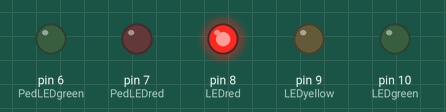
Recording of a sketch running on a simulated Arduino Uno, built with avr-gcc and run on an emulated ATmega328P. Parts: output pins drawn as LEDs (lit = HIGH).

Above: at 2.5 s.
At 6.0 s:
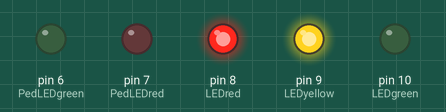
At 12.0 s:
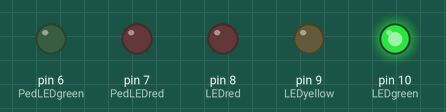
At 18.0 s:
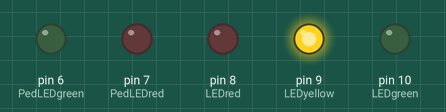
Timing chart, 0 to 24.7 s (numbered marks = the images above):
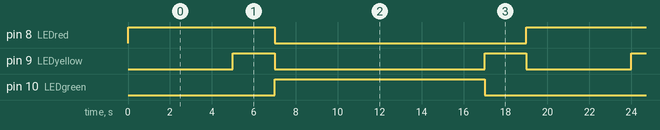

The sketch:

Lyskryss.ino
```cpp
/*
Author: Erik Petersen
Created: 05.02.2019
Rødt 5sek
Rød og gul 2sek
Grønn 10sek
Gul 4sek
*/

int PedLEDgreen = 6;
int PedLEDred = 7;
int LEDred = 8;
int LEDyellow = 9;
int LEDgreen = 10;
int Button = 11;

unsigned long previousMillis; //For å lagre millis
const long Redinterval = 5000;
const long RedYellinterval = 2000;
const long Greeninterval = 10000;
const long Yellowinterval = 2000;
int ledstate = LOW;
int lightstate = 0;
int start = 0;

void setup()
{
pinMode(LEDred, OUTPUT);
pinMode(LEDyellow, OUTPUT);
pinMode(LEDgreen, OUTPUT);
pinMode(PedLEDgreen, OUTPUT);
pinMode(PedLEDred, OUTPUT);


}
void loop(){
unsigned long currentMillis = millis();

if((currentMillis - previousMillis >=Yellowinterval) && (lightstate == 0) || (start == 0)){ //Sjekker om lightstate er 0 og at det gule lyset har hatt sitt intervall


    lightstate = 1;
    start = 1;

digitalWrite(LEDred, HIGH);
digitalWrite(LEDyellow, LOW);
previousMillis = currentMillis;
}
if((currentMillis - previousMillis >=Redinterval) && (lightstate == 1)){ //Sjekker om lightstate er 1 og at det røde lyset har hatt sitt intervall


    lightstate = 2;

digitalWrite(LEDred, HIGH);
digitalWrite(LEDyellow, HIGH);
previousMillis = currentMillis;
}
if((currentMillis - previousMillis >=RedYellinterval) && (lightstate == 2)){ //Sjekker om lightstate er 2 og at det røde og gule lyset har hatt sitt intervall


    lightstate = 3;

digitalWrite(LEDgreen, HIGH);
digitalWrite(LEDred, LOW);
digitalWrite(LEDyellow, LOW);
previousMillis = currentMillis;
}
if((currentMillis - previousMillis >=Greeninterval) && (lightstate == 3)){ //Sjekker om lightstate er 3 og at det grønne lyset har hatt sitt intervall


    lightstate = 0;

digitalWrite(LEDyellow, HIGH);
digitalWrite(LEDgreen, LOW);
previousMillis = currentMillis;
}
}
```

Measured:
- by itself, pin 8 (LEDred): alternates HIGH for 7.0 s and LOW for 12.0 s
- by itself, pin 9 (LEDyellow): repeats every 19.0 s: LOW 10.0 s, HIGH 2.0 s, LOW 5.0 s, HIGH 2.0 s
- by itself, pin 10 (LEDgreen): alternates HIGH for 10.0 s and LOW for 9.0 s
